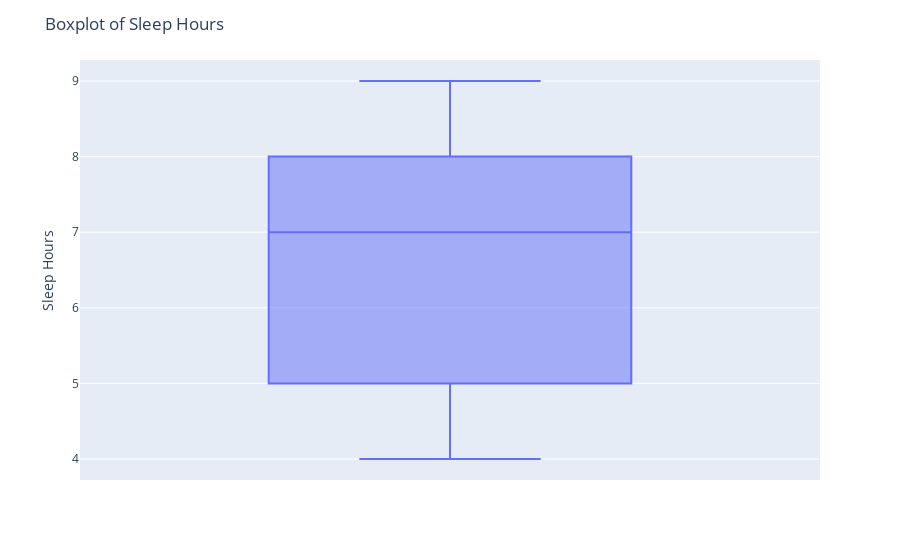
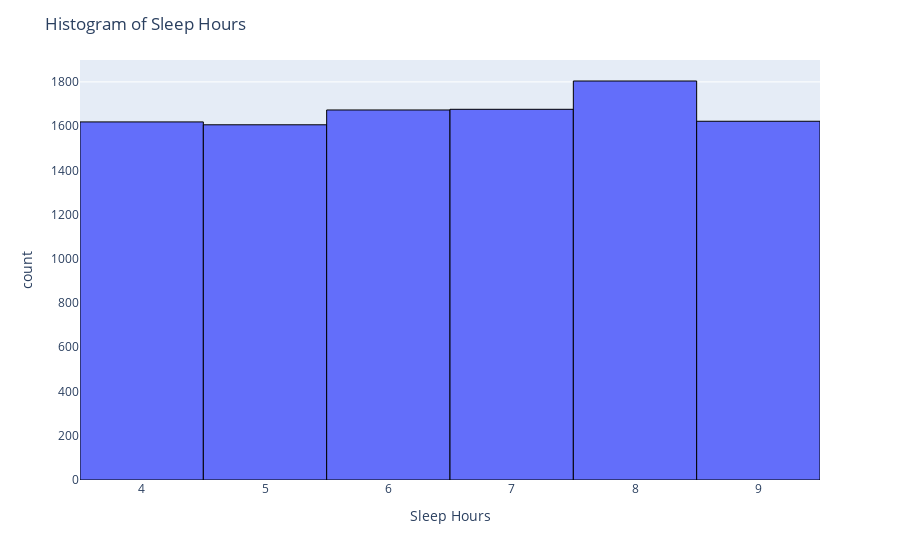

The code cell stored with these charts, in order, in its notebook:
### Code cell
fig = px.box(df, y='Sleep Hours')
fig.update_layout(title='Boxplot of Sleep Hours')

fig2 = px.histogram(df, x='Sleep Hours', nbins=6)
fig2.update_layout(title='Histogram of Sleep Hours')
fig2.update_traces(marker_line_width=1, marker_line_color='black')

fig.show()
fig2.show()

### Figure 1 — Plotly figure (JSON) as saved in the notebook; plotly's stock layout.template omitted (floating-point values rounded to 4 significant figures; data arrays with more than 128 entries replaced by an {"elided": "..."} marker saying what was removed)
{"data": [{"alignmentgroup": "True", "hovertemplate": "Sleep Hours=%{y}<extra></extra>", "legendgroup": "", "marker": {"color": "#636efa"}, "name": "", "notched": false, "offsetgroup": "", "orientation": "v", "showlegend": false, "type": "box", "x0": " ", "xaxis": "x", "y": {"elided": "10000 int values"}, "y0": " ", "yaxis": "y"}], "layout": {"boxmode": "group", "legend": {"tracegroupgap": 0}, "margin": {"t": 60}, "title": {"text": "Boxplot of Sleep Hours"}, "xaxis": {"anchor": "y", "domain": [0, 1]}, "yaxis": {"anchor": "x", "domain": [0, 1], "title": {"text": "Sleep Hours"}}}}

### Figure 2 — Plotly figure (JSON) as saved in the notebook; plotly's stock layout.template omitted (floating-point values rounded to 4 significant figures; data arrays with more than 128 entries replaced by an {"elided": "..."} marker saying what was removed)
{"data": [{"alignmentgroup": "True", "bingroup": "x", "hovertemplate": "Sleep Hours=%{x}<br>count=%{y}<extra></extra>", "legendgroup": "", "marker": {"color": "#636efa", "line": {"color": "black", "width": 1}, "pattern": {"shape": ""}}, "name": "", "nbinsx": 6, "offsetgroup": "", "orientation": "v", "showlegend": false, "type": "histogram", "x": {"elided": "10000 int values"}, "xaxis": "x", "yaxis": "y"}], "layout": {"barmode": "relative", "legend": {"tracegroupgap": 0}, "margin": {"t": 60}, "title": {"text": "Histogram of Sleep Hours"}, "xaxis": {"anchor": "y", "domain": [0, 1], "title": {"text": "Sleep Hours"}}, "yaxis": {"anchor": "x", "domain": [0, 1], "title": {"text": "count"}}}}
